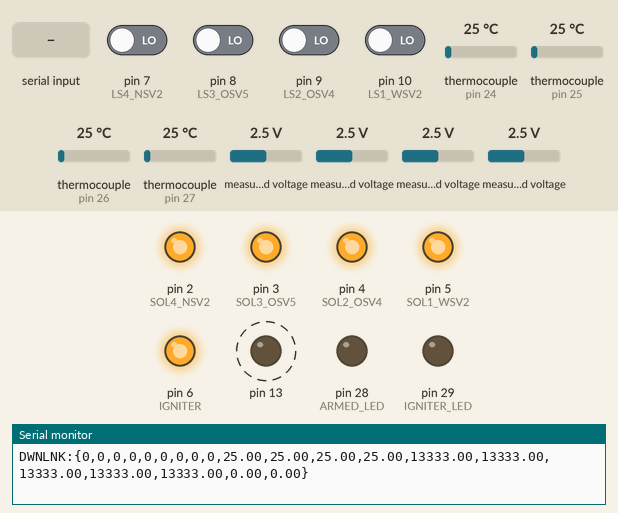
Recording of a sketch running on a simulated Teensy 3. Parts: output pins drawn as LEDs (lit = HIGH), the last lines printed to the serial monitor. Dashed ring = blinking. The inputs (shaded band) are chosen by the test bench; at power-on: pin 7 (LS4_NSV2), pin 8 (LS3_OSV5), pin 9 (LS2_OSV4), pin 10 (LS1_WSV2) LOW, thermocouple (sensors on pin 24, pin 25, pin 26, pin 27) 25 °C, measured voltage 2.5 V.

Above: at 1.06 s.
1.3 s: "90,45,200,10\n" received over Serial
At 1.43 s:
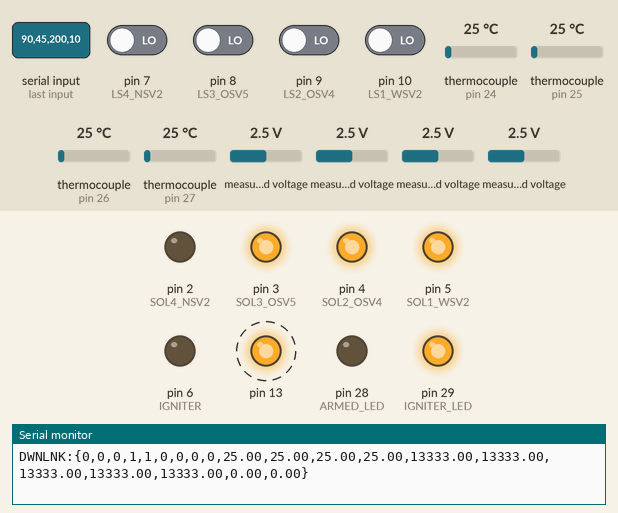
4.3 s: "30,150,10,200\n" received over Serial
At 4.43 s:
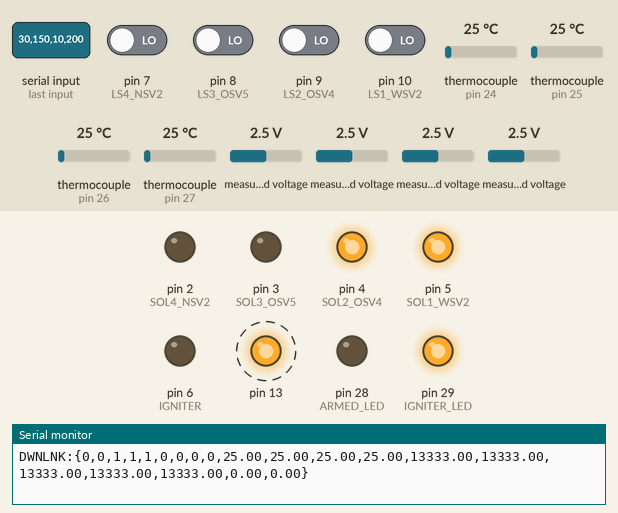
7.3 s: "90,45,200,10,150,30\n" received over Serial
At 7.68 s:
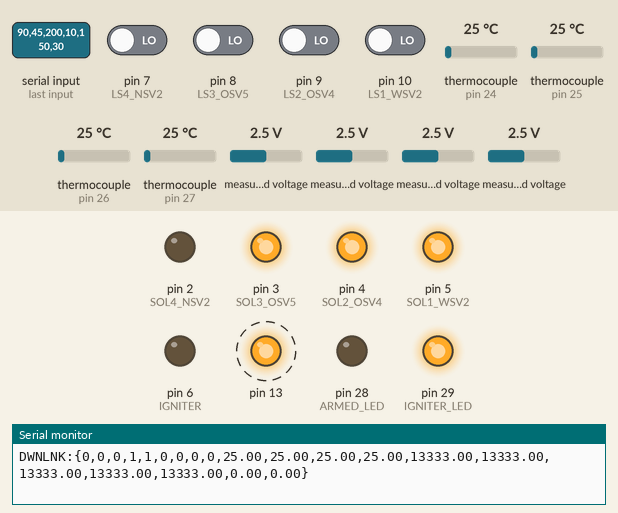
10.3 s: "30,150,10,200,45,90\n" received over Serial
At 10.68 s:
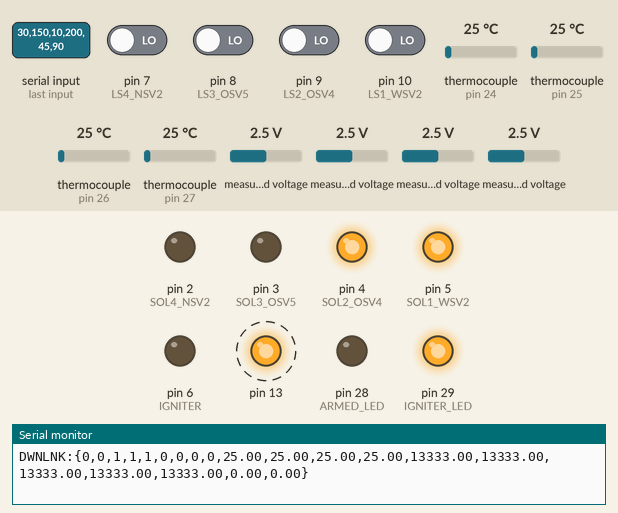
Timing chart, 0 to 14.3 s (numbered marks = the images above; inputs shaded):
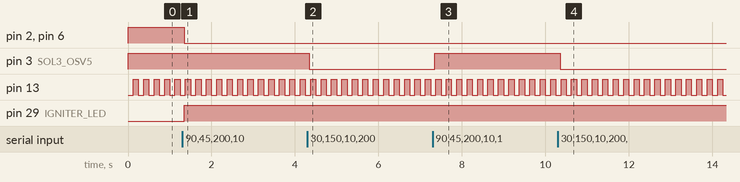

Measured:
- after the input at 1.3 s, pin 2 (SOL4_NSV2), pin 6 (IGNITER): HIGH → LOW at once; pin 29 (IGNITER_LED): LOW → HIGH at once
- after the input at 4.3 s, pin 3 (SOL3_OSV5): HIGH → LOW at once
- after the input at 7.3 s, pin 3 (SOL3_OSV5): LOW → HIGH after 0.05 s
- after the input at 10.3 s, pin 3 (SOL3_OSV5): HIGH → LOW after 0.05 s
- by itself, pin 13: alternates HIGH for 0.12 s and LOW for 0.12 s

The sketch:

DAQ-Code.ino
```cpp
/**
 *   DAQ-Code
 *   Developed by: Shawn Victor
 *   Last Modified: 2-8-2020
 */

 /**
  * ------------------------------------------------------------------
  *   TEENSY 3.6 PIN     |   SIGNAL NAME
  * ------------------------------------------------------------------
  *         0                 XBEE_TX
  *         1                 XBEE_RX
  *         2                 SOL4_NSV2
  *         3                 SOL3_OSV5
  *         4                 SOL2_OSV4
  *         5                 SOL1_WSV2
  *         6                 IGNITER
  *         7                 LS4_NSV2
  *         8                 LS3_OSV5
  *         9                 LS2_OSV4
  *         10                LS1_WSV2
  *         18                SDA
  *         19                SCL
  *         22                TC_DO
  *         23                TC_SCK
  *         24                OTC2_CS
  *         25                OTC3_CS
  *         26                OTC1_CS
  *         27                OTC4_CS
  *         28                ARMED_LED
  *         29                IGNITION_LED
  */

// Libraries
#include <SPI.h>
#include <Wire.h>
#include "Adafruit_MAX31855.h"
#include <Adafruit_ADS1015.h>


// Macros
#define SOL4_NSV2                2
#define SOL3_OSV5                3
#define SOL2_OSV4                4
#define SOL1_WSV2                5
#define IGNITER                  6
#define LS4_NSV2                 7
#define LS3_OSV5                 8
#define LS2_OSV4                 9
#define LS1_WSV2                 10
#define TC_DO                    23
#define TC_SCK                   22
#define OTC2_CS                  24
#define OTC3_CS                  25
#define OTC1_CS                  26
#define OTC4_CS                  27
#define ARMED_LED                28
#define IGNITER_LED              29
#define BAUD_RATE                9600
#define HEARTBEAT_RATE           8
#define SERIAL_OUTPUT_RATE       8
#define ADC_REFRESH_RATE         4
#define TC_REFRESH_RATE          4


// Globals
bool sol1_wsv2 = LOW;
bool sol2_osv4 = LOW;
bool sol3_osv5 = LOW;
bool sol4_nsv2 = LOW;
bool igniter   = LOW;

bool armed_led = LOW;
bool igniter_led = LOW;

int8_t ls1_wsv2 = 0;
int8_t ls2_osv4 = 0;
int8_t ls3_osv5 = 0;
int8_t ls4_nsv2 = 0;

float pt1_opt1 = 0.0;
float pt2_opt2 = 0.0;
float pt3_opt3 = 0.0;
float pt4_npt1 = 0.0;
float pt5_npt2 = 0.0;

float otc1 = 0.0;
float otc2 = 0.0;
float otc3 = 0.0;
float otc4 = 0.0;

float load_cell = 0.0;
float scale = 0.0;

bool ledState = LOW;

String dataLine = "";

Adafruit_MAX31855 tc1(TC_SCK, OTC1_CS, TC_DO);
Adafruit_MAX31855 tc2(TC_SCK, OTC2_CS, TC_DO);
Adafruit_MAX31855 tc3(TC_SCK, OTC3_CS, TC_DO);
Adafruit_MAX31855 tc4(TC_SCK, OTC4_CS, TC_DO);

Adafruit_ADS1115 ads1(0x48);
Adafruit_ADS1115 ads2(0x49);
Adafruit_ADS1115 ads3(0x4A);

IntervalTimer heartbeatTimer;
IntervalTimer aquireADCData;
IntervalTimer aquireThermocoupleData;
IntervalTimer updateSerialPrinter;


// Code executed once
void setup()
{
  // XBEE & Serial Monitor Baud Rate
  Serial.begin(BAUD_RATE);

  // Setting Pin Modes
  setupPins();

  // Setting all Solenoid
  setSolenoidsLow();

  // Setting up the 3 ADC Modules
  setupADC();


  // Setting all IntervalTimers Priorities (Lower Value --> Higher Priority)
  heartbeatTimer.priority(0);


  // Starting all IntervalTimres @ specified rates
  heartbeatTimer.begin(blinker, hzToMicro(HEARTBEAT_RATE));
  updateSerialPrinter.begin(serialPrintAllSensors, hzToMicro(SERIAL_OUTPUT_RATE));
  aquireADCData.begin(aquireADCs, hzToMicro(ADC_REFRESH_RATE));
  aquireThermocoupleData.begin(aquireTCs, hzToMicro(TC_REFRESH_RATE));
}


// Code will Continously Execute
void loop()
{
  // Aquire all Limit Switch Input Data
  aquireLSs();

  // Update the state of all Outputs
  outputUpdater();


  // XBEE Parsing System
  char c;

  if(Serial.available())
  {
    c = Serial.read();
    if(c == '\n')
    {
      parseData(dataLine);
      dataLine = "";
    }
    else
    {
      dataLine += c;
    }
  }
}


// Function that reads the digital signals from each limit switch
void aquireLSs()
{
  ls1_wsv2 = digitalRead(LS1_WSV2);
  ls2_osv4 = digitalRead(LS2_OSV4);
  ls3_osv5 = digitalRead(LS3_OSV5);
  ls4_nsv2 = digitalRead(LS4_NSV2);
}


// Function that reads the temperature data from each thermocouple
void aquireTCs()
{
  //noInterrupts();
  otc1 = tc1.readCelsius();
  otc2 = tc2.readCelsius();
  otc3 = tc3.readCelsius();
  otc4 = tc4.readCelsius();
  //interrupts();
}


// Function that reads the pressure data from each pressure transducer
void aquireADCs()
{
  //noInterrupts();
  pt1_opt1 = 1 * ads1.readADC_SingleEnded(0) + 0;
  pt2_opt2 = 1 * ads1.readADC_SingleEnded(1) + 0;
  pt3_opt3 = 1 * ads1.readADC_SingleEnded(2) + 0;
  pt4_npt1 = 1 * ads1.readADC_SingleEnded(3) + 0;
  pt5_npt2 = 1 * ads2.readADC_SingleEnded(0) + 0;
  aquireLCs();
  //interrupts();
}


// Function that reads the force data from each load cell
void aquireLCs()
{
  load_cell = 1 * ads3.readADC_Differential_0_1() + 0;
  scale = 1 * ads3.readADC_Differential_2_3() + 0;
}


// Function that updates all outputs
void outputUpdater()
{
  digitalWrite(SOL1_WSV2, !sol1_wsv2);
  digitalWrite(SOL2_OSV4, !sol2_osv4);
  digitalWrite(SOL3_OSV5, !sol3_osv5);
  digitalWrite(SOL4_NSV2, !sol4_nsv2);
  digitalWrite(IGNITER, !igniter);
  digitalWrite(ARMED_LED, armed_led);
  digitalWrite(IGNITER_LED, igniter);
}


// Function that defines the addresses of each of the ADCs
void setupADC()
{
  ads1.begin();
  ads2.begin();
  ads3.begin();
}


// Function that defines the IO modes of each pin
void setupPins()
{
  pinMode(SOL1_WSV2, OUTPUT);
  pinMode(SOL2_OSV4, OUTPUT);
  pinMode(SOL3_OSV5, OUTPUT);
  pinMode(SOL4_NSV2, OUTPUT);
  pinMode(IGNITER, OUTPUT);
  pinMode(ARMED_LED, OUTPUT);
  pinMode(IGNITER_LED, OUTPUT);
  pinMode(13, OUTPUT);
  pinMode(LS1_WSV2, INPUT);
  pinMode(LS2_OSV4, INPUT);
  pinMode(LS3_OSV5, INPUT);
  pinMode(LS4_NSV2, INPUT);
}


void setSolenoidsLow()
{
  digitalWrite(SOL1_WSV2, HIGH);
  digitalWrite(SOL2_OSV4, HIGH);
  digitalWrite(SOL3_OSV5, HIGH);
  digitalWrite(SOL4_NSV2, HIGH);
}


int hzToMicro(int hz)
{
  return (1000000/hz);
}


void blinker()
{
  if(ledState == LOW)
  {
    ledState = HIGH;
  }
  else{ledState = LOW;}

  digitalWrite(13, ledState);
}


void serialPrintAllSensors()
{
  Serial.println();
  Serial.print("DWNLNK:{");

  Serial.print(sol1_wsv2);
  Serial.print(",");
  Serial.print(sol2_osv4);
  Serial.print(",");
  Serial.print(sol3_osv5);
  Serial.print(",");
  Serial.print(sol4_nsv2);
  Serial.print(",");

  Serial.print(igniter);
  Serial.print(",");

  Serial.print(ls1_wsv2);
  Serial.print(",");
  Serial.print(ls2_osv4);
  Serial.print(",");
  Serial.print(ls3_osv5);
  Serial.print(",");
  Serial.print(ls4_nsv2);
  Serial.print(",");

  Serial.print(otc1);
  Serial.print(",");
  Serial.print(otc2);
  Serial.print(",");
  Serial.print(otc3);
  Serial.print(",");
  Serial.print(otc4);
  Serial.print(",");

  Serial.print(pt1_opt1);
  Serial.print(",");
  Serial.print(pt2_opt2);
  Serial.print(",");
  Serial.print(pt3_opt3);
  Serial.print(",");
  Serial.print(pt4_npt1);
  Serial.print(",");
  Serial.print(pt5_npt2);
  Serial.print(",");

  Serial.print(load_cell);
  Serial.print(",");
  Serial.print(scale);
  Serial.print("}");
}


void parseData(String s)
{
  if(s.length() == 0 || s.length() < 10)
  {
    return;
  }

  String currentString = s;
  String subarray = "";

  subarray = currentString.substring(s.indexOf("{")+1, s.indexOf(","));
  if(subarray.toInt() == 0){sol1_wsv2 = HIGH;} else{sol1_wsv2 = LOW;}
  currentString = currentString.substring(s.indexOf(",")+1);

  subarray = currentString.substring(0, currentString.indexOf(","));
  if(subarray.toInt() == 0){sol2_osv4 = HIGH;} else{sol2_osv4 = LOW;}
  currentString = currentString.substring(s.indexOf(",")+1);

  subarray = currentString.substring(0, currentString.indexOf(","));
  if(subarray.toInt() == 0){sol3_osv5 = HIGH;} else{sol3_osv5 = LOW;}
  currentString = currentString.substring(s.indexOf(",")+1);

  subarray = currentString.substring(0, currentString.indexOf(","));
  if(subarray.toInt() == 0){sol4_nsv2 = HIGH;} else{sol4_nsv2 = LOW;}
  currentString = currentString.substring(s.indexOf(",")+1);

  subarray = currentString.substring(0, currentString.indexOf(","));
  if(subarray.toInt() == 0){armed_led = LOW;} else{armed_led = HIGH;}
  currentString = currentString.substring(s.indexOf(",")+1);

  subarray = currentString.substring(0, currentString.indexOf("}"));
  if(subarray.toInt() == 1 && armed_led == HIGH){igniter = LOW; igniter_led = HIGH;} else{igniter = HIGH; igniter_led = LOW;}
}
```
